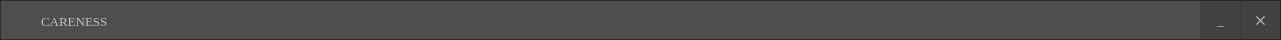
     <widget class="QFrame" name="frame_10">
      <property name="geometry">
       <rect>
        <x>0</x>
        <y>0</y>
        <width>1281</width>
        <height>40</height>
       </rect>
      </property>
      <property name="cursor">
       <cursorShape>ArrowCursor</cursorShape>
      </property>
      <property name="styleSheet">
       <string notr="true">QFrame{
background:rgba(0,0,0,0.45);
}

QFrame:hover{
background:rgba(0,0,0,0.50);
}

QPushButton{
color:silver;
}

QPushButton:hover{
color:white;
}</string>
      </property>
      <property name="frameShape">
       <enum>QFrame::StyledPanel</enum>
      </property>
      <property name="frameShadow">
       <enum>QFrame::Raised</enum>
      </property>
      <widget class="QLabel" name="label_84">
       <property name="geometry">
        <rect>
         <x>41</x>
         <y>11</y>
         <width>141</width>
         <height>21</height>
        </rect>
       </property>
       <property name="font">
        <font>
         <family>Times New Roman</family>
         <pointsize>10</pointsize>
         <weight>9</weight>
         <italic>false</italic>
         <bold>false</bold>
        </font>
       </property>
       <property name="styleSheet">
        <string notr="true">
color:silver;
background:transparent;</string>
       </property>
       <property name="text">
        <string>CARENESS</string>
       </property>
      </widget>
      <widget class="QPushButton" name="btn_minimize_12">
       <property name="geometry">
        <rect>
         <x>1200</x>
         <y>0</y>
         <width>41</width>
         <height>40</height>
        </rect>
       </property>
       <property name="font">
        <font>
         <family>Times New Roman</family>
         <pointsize>10</pointsize>
         <weight>9</weight>
         <italic>false</italic>
         <bold>false</bold>
         <underline>false</underline>
        </font>
       </property>
       <property name="cursor">
        <cursorShape>PointingHandCursor</cursorShape>
       </property>
       <property name="styleSheet">
        <string notr="true">QPushButton{
background:rgba(0, 0, 0,0.15);
border-radius:none;
}


QPushButton:hover{
background:rgba(0, 0, 0,0.6)
}</string>
       </property>
       <property name="text">
        <string>_</string>
       </property>
      </widget>
      <widget class="QPushButton" name="btn_close_9">
       <property name="geometry">
        <rect>
         <x>1240</x>
         <y>0</y>
         <width>41</width>
         <height>40</height>
        </rect>
       </property>
       <property name="font">
        <font>
         <family>Times New Roman</family>
         <pointsize>10</pointsize>
         <weight>9</weight>
         <italic>false</italic>
         <bold>false</bold>
        </font>
       </property>
       <property name="cursor">
        <cursorShape>PointingHandCursor</cursorShape>
       </property>
       <property name="styleSheet">
        <string notr="true">QPushButton{
background:rgba(0, 0, 0,0.15);
color:silver;

border-radius:none;
}


QPushButton:hover{
background:red;
color:white
}</string>
       </property>
       <property name="text">
        <string>✕</string>
       </property>
      </widget>
      <widget class="QLabel" name="label_85">
       <property name="geometry">
        <rect>
         <x>10</x>
         <y>0</y>
         <width>31</width>
         <height>31</height>
        </rect>
       </property>
       <property name="styleSheet">
        <string notr="true">image: url(:/new/prefix1/images/Logo.png);
background:transparent;</string>
       </property>
       <property name="text">
        <string>&lt;html&gt;&lt;head/&gt;&lt;body&gt;&lt;p&gt;&lt;br/&gt;&lt;/p&gt;&lt;/body&gt;&lt;/html&gt;</string>
       </property>
      </widget>
     </widget>
